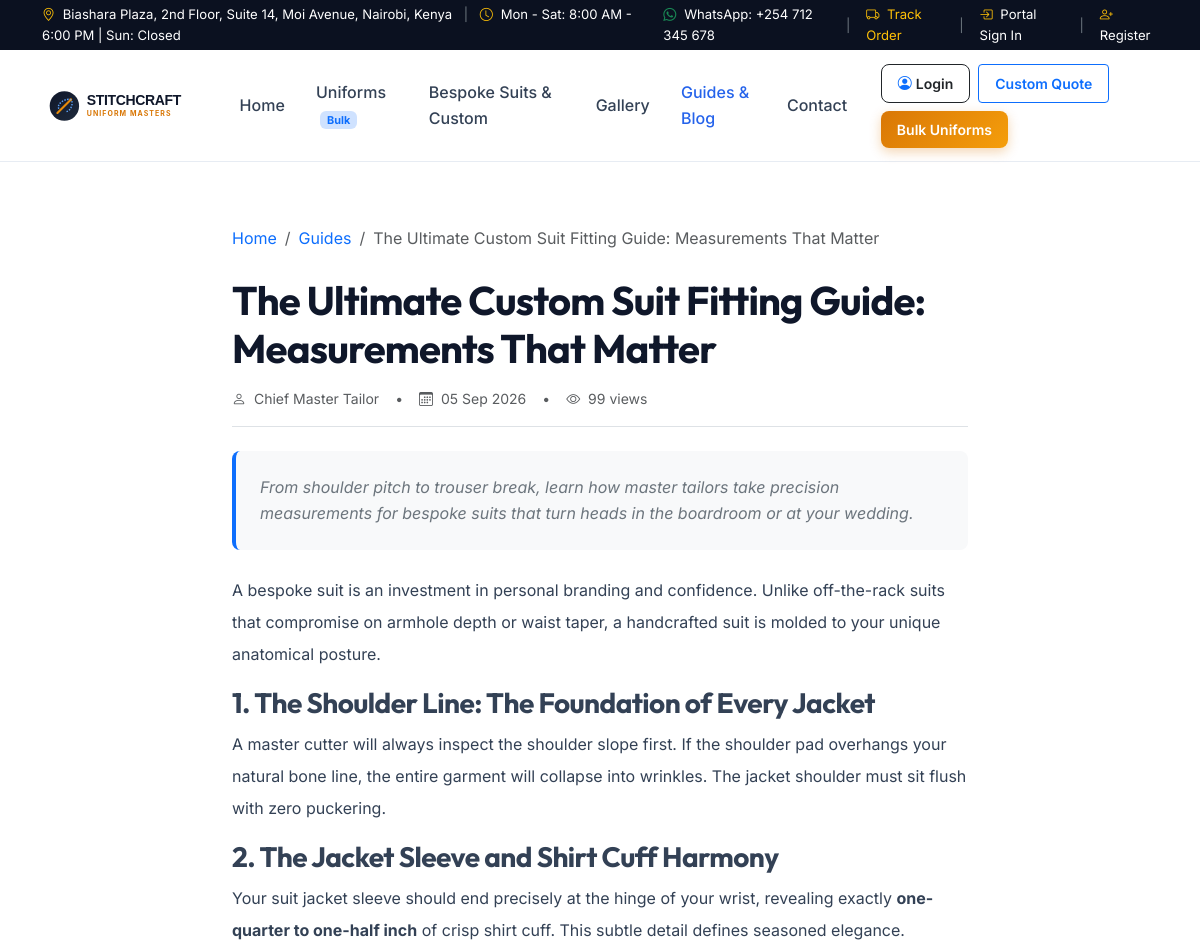
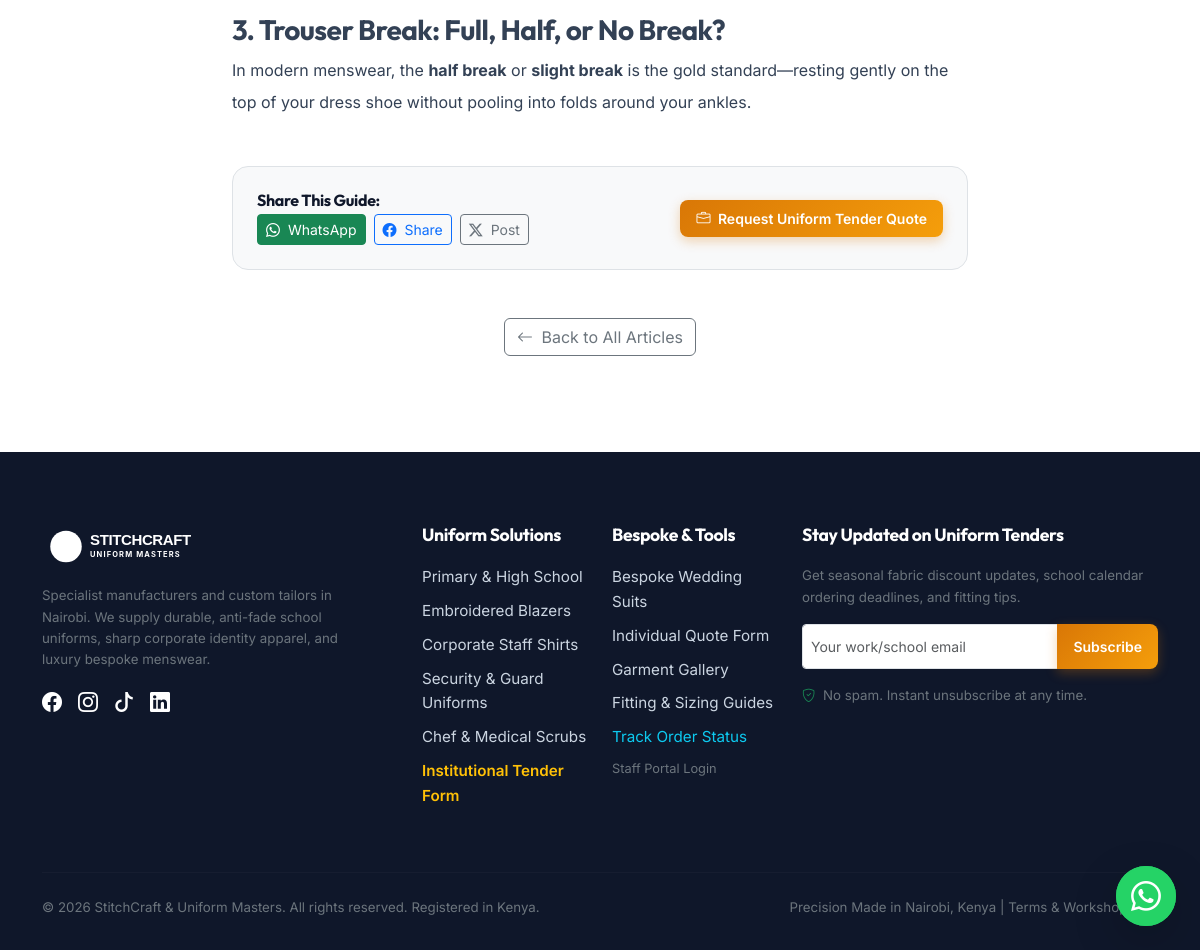
/article_view.php?slug=custom-suit-fitting-guide-nairobi, run on the app's committed database (2 pictures, top to bottom).
### tables this page shows
CREATE TABLE IF NOT EXISTS `articles` (
  `id` INT AUTO_INCREMENT PRIMARY KEY,
  `title` VARCHAR(200) NOT NULL,
  `slug` VARCHAR(220) NOT NULL UNIQUE,
  `excerpt` TEXT NOT NULL,
  `body_content` LONGTEXT NOT NULL,
  `cover_image` VARCHAR(255) DEFAULT NULL,
  `meta_title` VARCHAR(150) DEFAULT NULL,
  `meta_description` VARCHAR(255) DEFAULT NULL,
  `is_published` TINYINT(1) NOT NULL DEFAULT 1,
  `author_id` INT DEFAULT NULL,
  `views_count` INT NOT NULL DEFAULT 0,
  `published_at` DATETIME DEFAULT CURRENT_TIMESTAMP,
  `created_at` TIMESTAMP DEFAULT CURRENT_TIMESTAMP,
  `updated_at` TIMESTAMP DEFAULT CURRENT_TIMESTAMP ON UPDATE CURRENT_TIMESTAMP,
  FOREIGN KEY (`author_id`) REFERENCES `users`(`id`) ON DELETE SET NULL
);

CREATE TABLE IF NOT EXISTS `users` (
  `id` INT AUTO_INCREMENT PRIMARY KEY,
  `username` VARCHAR(50) NOT NULL UNIQUE,
  `email` VARCHAR(100) NOT NULL UNIQUE,
  `password_hash` VARCHAR(255) NOT NULL,
  `full_name` VARCHAR(100) NOT NULL,
  `role` ENUM('admin', 'staff') NOT NULL DEFAULT 'staff',
  `phone` VARCHAR(20) DEFAULT NULL,
  `is_active` TINYINT(1) NOT NULL DEFAULT 1,
  `created_at` TIMESTAMP DEFAULT CURRENT_TIMESTAMP,
  `updated_at` TIMESTAMP DEFAULT CURRENT_TIMESTAMP ON UPDATE CURRENT_TIMESTAMP
);

### includes/functions.php (called while the page is built, shortened)
<?php
require_once __DIR__ . '/db.php';
function e($string) {
    return htmlspecialchars((string)$string, ENT_QUOTES, 'UTF-8');
}
function sanitize($input) {
    return trim(strip_tags((string)$input));
}
function format_date($dateStr, $format = 'd M Y') {
    $timestamp = strtotime($dateStr);
    return $timestamp ? date($format, $timestamp) : '-';
}

### includes/db.php (called while the page is built, shortened)
<?php
function db_infer_types($params) {
    $types = '';
    foreach ($params as $param) {
        if (is_int($param)) {
            $types .= 'i';
        } elseif (is_float($param)) {
            $types .= 'd';
        } elseif (is_string($param)) {
            $types .= 's';
        } else {
            $types .= 'b';
        }
    }
    return $types;
}
function db_query($sql, $params = [], $types = '') {
    $conn = get_db_connection();
    $stmt = $conn->prepare($sql);
    if (!empty($params)) {
        if (empty($types)) {
            $types = db_infer_types($params);
        }
        $stmt->bind_param($types, ...$params);
    }
    if (!$stmt->execute()) {
        error_log("MySQL execute error: " . $stmt->error . " in query: " . $sql);
        $stmt->close();
        return false;
    }
    return $stmt;
}
function db_fetch_one($sql, $params = [], $types = '') {
    $stmt = db_query($sql, $params, $types);
    $result = $stmt->get_result();
    $row = null;
    if ($result) {
        $row = $result->fetch_assoc();
    }
    return $row;
}

### article_view.php (the view, shortened to what this page needs)
<?php
require_once __DIR__ . '/includes/db.php';
require_once __DIR__ . '/includes/functions.php';
$slug = sanitize($_GET['slug'] ?? '');
$article = db_fetch_one("
    SELECT a.*, u.full_name as author_name
    FROM articles a
    LEFT JOIN users u ON a.author_id = u.id
    WHERE a.slug = ? AND a.is_published = 1
    LIMIT 1
", [$slug]);
require_once __DIR__ . '/includes/header.php';
?>
<article class="py-5">
  <div class="container">
    <div class="row justify-content-center">
      <div class="col-lg-8">
        <nav aria-label="breadcrumb" class="mb-4">
          <ol class="breadcrumb">
            <li class="breadcrumb-item"><a href="<?= BASE_URL ?>/index.php" class="text-decoration-none">Home</a></li>
            <li class="breadcrumb-item"><a href="<?= BASE_URL ?>/articles.php" class="text-decoration-none">Guides</a></li>
            <li class="breadcrumb-item active" aria-current="page"><?= e($article['title']) ?></li>
          </ol>
        </nav>
        <h1 class="display-6 fw-bold mb-3"><?= e($article['title']) ?></h1>
        <div class="d-flex flex-wrap align-items-center gap-3 text-muted small pb-3 mb-4 border-bottom">
          <span><i class="bi bi-person me-1"></i> <?= e($article['author_name'] ?? 'Master Tailor') ?></span>
          <span>&bull;</span>
          <span><i class="bi bi-calendar3 me-1"></i> <?= format_date($article['published_at']) ?></span>
          <span>&bull;</span>
          <span><i class="bi bi-eye me-1"></i> <?= (int)$article['views_count'] + 1 ?> views</span>
        </div>
        <div class="p-4 bg-light rounded-3 mb-4 fst-italic border-start border-primary border-4 text-secondary">
          <?= e($article['excerpt']) ?>
        </div>
        <div class="article-content fs-6 lh-lg mb-5" style="color: #334155;">
          <?= $article['body_content']  ?>
        </div>
        <div class="p-4 rounded-4 bg-light border mb-5">
          <div class="row align-items-center">
            <div class="col-md-6 mb-3 mb-md-0">
              <h6 class="fw-bold mb-1">Share This Guide:</h6>
              <div class="d-flex gap-2">
                <a href="https://api.whatsapp.com/send?text=<?= urlencode($article['title'] . ' ' . BASE_URL . '/article_view.php?slug=' . $article['slug']) ?>"
                   target="_blank" class="btn btn-sm btn-success">
                  <i class="bi bi-whatsapp me-1"></i> WhatsApp
                </a>
                <a href="https://www.facebook.com/sharer/sharer.php?u=<?= urlencode(BASE_URL . '/article_view.php?slug=' . $article['slug']) ?>"
                   target="_blank" class="btn btn-sm btn-outline-primary">
                  <i class="bi bi-facebook me-1"></i> Share
                </a>
                <a href="https://twitter.com/intent/tweet?text=<?= urlencode($article['title']) ?>&url=<?= urlencode(BASE_URL . '/article_view.php?slug=' . $article['slug']) ?>"
                   target="_blank" class="btn btn-sm btn-outline-secondary">
                  <i class="bi bi-twitter-x me-1"></i> Post
                </a>
              </div>
            </div>
            <div class="col-md-6 text-md-end">
              <a href="<?= BASE_URL ?>/bulk_inquiry.php" class="btn btn-gold btn-sm px-3 py-2 fw-semibold">
                <i class="bi bi-briefcase me-1"></i> Request Uniform Tender Quote
              </a>
            </div>
          </div>
        </div>
        <div class="text-center">
          <a href="<?= BASE_URL ?>/articles.php" class="btn btn-outline-secondary">
            <i class="bi bi-arrow-left me-1"></i> Back to All Articles
          </a>
        </div>
      </div>
    </div>
  </div>
</article>
<?php require_once __DIR__ . '/includes/footer.php'; ?>

### assets/css/style.css (style rules this page uses)
:root { --primary-navy: #0f172a; --secondary-navy: #1e293b; --accent-gold: #d97706; --accent-gold-hover: #b45309; --accent-blue: #2563eb; --accent-blue-hover: #1d4ed8; --light-bg: #f8fafc; --card-border: #e2e8f0; --text-dark: #0f172a; --text-muted: #64748b; --font-heading: 'Outfit', -apple-system, BlinkMacSystemFont, "Segoe UI", Roboto, sans-serif; --font-body: 'Inter', -apple-system, BlinkMacSystemFont, "Segoe UI", Roboto, sans-serif; }
body { font-family: var(--font-body); color: var(--text-dark); background-color: #ffffff; overflow-x: hidden; line-height: 1.6; }
h1, h2, h3, h4, h5, h6, .navbar-brand { font-family: var(--font-heading); font-weight: 700; letter-spacing: -0.02em; }
.btn-gold { background: linear-gradient(135deg, var(--accent-gold), #f59e0b); border: none; color: #ffffff; font-weight: 600; padding: 0.75rem 1.6rem; border-radius: 8px; box-shadow: 0 4px 12px rgba(217, 119, 6, 0.3); transition: all 0.2s ease; }

### data on the page
articles: title "The Ultimate Custom Suit Fitting Guide: Measurements That Matter", author.full_name "Chief Master Tailor", published_at "05 Sep 2026", (int)$article['views_count'] + 1 "99", excerpt "From shoulder pitch to trouser break, learn how master tailors take precision measurements for bespoke suits that turn heads in the boardroom or at your wedding.", body_content "A bespoke suit is an investment in personal branding and confidence. Unlike off-the-rack suits that compromise on armhole depth or waist taper, a handcrafted suit is molded to your unique anatomical posture. 1. The Shoulder Line: The Foundation of Every Jacket A master cutter will always inspect the shoulder slope first. If the shoulder pad overhangs your natural bone line, the entire garment will collapse into wrinkles. The jacket shoulder must sit flush with zero puckering. 2. The Jacket Sleeve and Shirt Cuff Harmony Your suit jacket sleeve should end precisely at the hinge of your wrist, revealing exactly one-quarter to one-half inch of crisp shirt cuff. This subtle detail defines…"

### other printed values
BUSINESS_ADDRESS "Biashara Plaza, 2nd Floor, Suite 14, Moi Avenue, Nairobi, Kenya"
BUSINESS_HOURS "Mon - Sat: 8:00 AM - 6:00 PM | Sun: Closed"
BUSINESS_PHONE "+254 712 345 678"
BUSINESS_NAME "StitchCraft & Uniform Masters"
